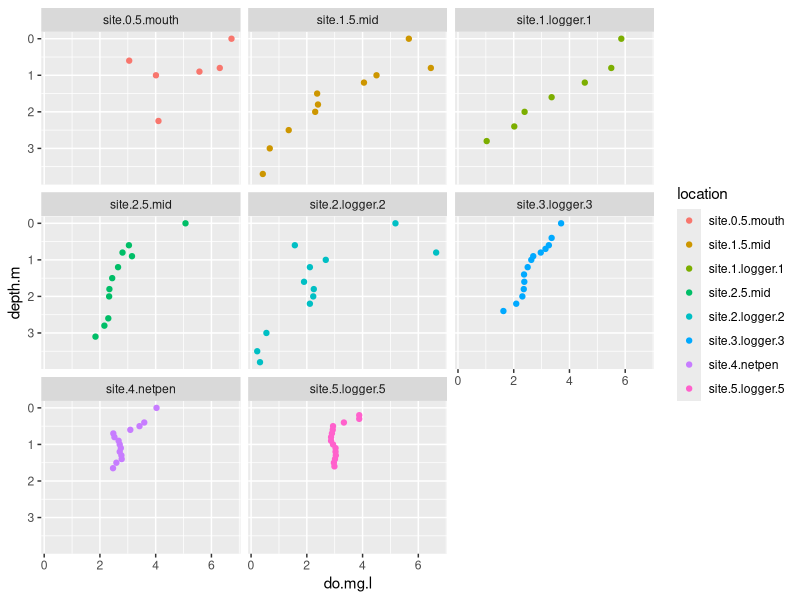

Source code (R):
library(readr)
library(dplyr)
library(tidyverse)
library(lubridate)
library(ggplot2)
library(gridExtra)
library(grid)

setwd("C:/Users/barrehan/GitHub/projects/cwa.habitat.selection.dvm")
ysi <- read.csv("data/raw.data/ysi.profile/2021.ysi.profiles.csv")

noon <- ysi[ysi$day.segment == "noon",]
morning <- ysi[ysi$day.segment == "morning",]

ggplot(data= morning, aes(x = do.mg.l, y = depth.m, colour = location), group_by = location)+
  geom_point()+
  scale_y_reverse()+
  facet_wrap(~location)
  ylab("depth (m)")
  xlab("temperature ?C")+
  theme(panel.grid.major = element_blank(), panel.grid.minor = element_blank(),
        panel.background = element_blank(), axis.line = element_line(colour = "black"),
        text = element_text(size = 20))
  
max.dn <- noon %>%
  group_by(location)%>%
  top_n(1, depth.m)

max.dm <- morning %>%
  group_by(location)%>%
  top_n(1, depth.m)

max.dme <- morning %>%
  group_by(location)%>%
  top_n(-1, depth.m)
  
